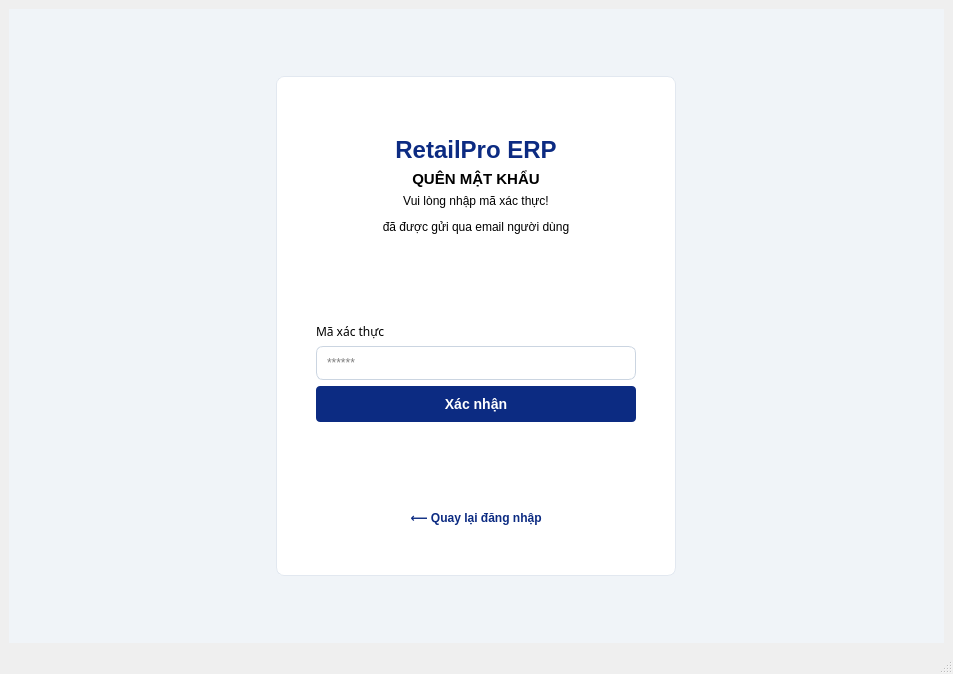
<?xml version="1.0" encoding="UTF-8"?>
<ui version="4.0">
 <class>MainWindow</class>
 <widget class="QMainWindow" name="MainWindow">
  <property name="geometry">
   <rect>
    <x>0</x>
    <y>0</y>
    <width>953</width>
    <height>674</height>
   </rect>
  </property>
  <property name="windowTitle">
   <string>MainWindow</string>
  </property>
  <widget class="QWidget" name="centralwidget">
   <layout class="QGridLayout" name="gridLayout">
    <item row="0" column="0">
     <widget class="QWidget" name="widget" native="true">
      <property name="styleSheet">
       <string notr="true">QWidget {
    background-color: #f0f4f8; /* Màu nền tổng thể */
    font-family: &quot;Segoe UI&quot;, Arial, sans-serif;
}</string>
      </property>
      <layout class="QHBoxLayout" name="horizontalLayout">
       <item>
        <widget class="QFrame" name="frame">
         <property name="maximumSize">
          <size>
           <width>400</width>
           <height>500</height>
          </size>
         </property>
         <property name="styleSheet">
          <string notr="true">#frame {
    background-color: white;
    border-radius: 8px;
    border: 1px solid #e2e8f0;
}</string>
         </property>
         <property name="frameShape">
          <enum>QFrame::StyledPanel</enum>
         </property>
         <property name="frameShadow">
          <enum>QFrame::Raised</enum>
         </property>
         <layout class="QVBoxLayout" name="verticalLayout">
          <property name="spacing">
           <number>10</number>
          </property>
          <property name="leftMargin">
           <number>30</number>
          </property>
          <property name="topMargin">
           <number>30</number>
          </property>
          <property name="rightMargin">
           <number>30</number>
          </property>
          <property name="bottomMargin">
           <number>30</number>
          </property>
          <item>
           <widget class="QFrame" name="frame_2">
            <property name="styleSheet">
             <string notr="true">#frame_2{
		 background-color: white;
}</string>
            </property>
            <property name="frameShape">
             <enum>QFrame::NoFrame</enum>
            </property>
            <property name="frameShadow">
             <enum>QFrame::Raised</enum>
            </property>
            <layout class="QVBoxLayout" name="verticalLayout_2">
             <property name="bottomMargin">
              <number>20</number>
             </property>
             <item alignment="Qt::AlignHCenter">
              <widget class="QLabel" name="label">
               <property name="maximumSize">
                <size>
                 <width>60</width>
                 <height>60</height>
                </size>
               </property>
               <property name="layoutDirection">
                <enum>Qt::LeftToRight</enum>
               </property>
               <property name="styleSheet">
                <string notr="true">background-color: transparent;
border: none;</string>
               </property>
               <property name="text">
                <string/>
               </property>
               <property name="pixmap">
                <pixmap>../../assets/images/logo.png</pixmap>
               </property>
               <property name="scaledContents">
                <bool>true</bool>
               </property>
               <property name="alignment">
                <set>Qt::AlignCenter</set>
               </property>
               <property name="wordWrap">
                <bool>false</bool>
               </property>
              </widget>
             </item>
             <item>
              <widget class="QLabel" name="label_2">
               <property name="styleSheet">
                <string notr="true">background-color: transparent;
border: none;
color: #0c2b82;      /* Màu chữ xanh đậm */
font-size: 24px;     /* Kích thước chữ to */
font-weight: bold;</string>
               </property>
               <property name="text">
                <string>RetailPro ERP</string>
               </property>
               <property name="alignment">
                <set>Qt::AlignCenter</set>
               </property>
              </widget>
             </item>
             <item>
              <widget class="QLabel" name="label_3">
               <property name="styleSheet">
                <string notr="true">background-color: transparent;
border: none;
color: #000000;
font-size: 15px;
font-weight: bold;</string>
               </property>
               <property name="text">
                <string>QUÊN MẬT KHẨU</string>
               </property>
               <property name="alignment">
                <set>Qt::AlignCenter</set>
               </property>
              </widget>
             </item>
             <item>
              <widget class="QLabel" name="label_4">
               <property name="styleSheet">
                <string notr="true">#label_4{
	 background-color: white;
}</string>
               </property>
               <property name="text">
                <string>&lt;html&gt;&lt;head/&gt;&lt;body&gt;&lt;p align=&quot;center&quot;&gt;Vui lòng nhập mã xác thực!&lt;/p&gt;&lt;p align=&quot;center&quot;&gt;đã được gửi qua email người dùng&lt;/p&gt;&lt;/body&gt;&lt;/html&gt;</string>
               </property>
              </widget>
             </item>
             <item>
              <spacer name="verticalSpacer_2">
               <property name="orientation">
                <enum>Qt::Vertical</enum>
               </property>
               <property name="sizeHint" stdset="0">
                <size>
                 <width>20</width>
                 <height>40</height>
                </size>
               </property>
              </spacer>
             </item>
             <item>
              <widget class="QLabel" name="label_5">
               <property name="font">
                <font>
                 <family>Segoe UI,Arial,sans-serif</family>
                </font>
               </property>
               <property name="styleSheet">
                <string notr="true">#label_5{
		 background-color: white;
}</string>
               </property>
               <property name="text">
                <string>Mã xác thực</string>
               </property>
              </widget>
             </item>
             <item>
              <widget class="QLineEdit" name="lineEdit_code">
               <property name="styleSheet">
                <string notr="true">QLineEdit {
    border: 1px solid #cbd5e1;
    border-radius: 7px;
    padding: 8px;
    background-color: #ffffff; /* Đổi nền xám thành trắng */
}</string>
               </property>
               <property name="placeholderText">
                <string>******</string>
               </property>
              </widget>
             </item>
             <item>
              <widget class="QPushButton" name="pushButton_accept">
               <property name="styleSheet">
                <string notr="true">QPushButton {
    background-color: #0c2b82; /* Màu xanh đậm */
    color: white;              /* Chữ màu trắng */
    font-weight: bold;
    font-size: 14px;
    border-radius: 4px;
    padding: 10px;
}
QPushButton:hover {
    background-color: #081d59; /* Đậm hơn chút khi di chuột vào */
}</string>
               </property>
               <property name="text">
                <string>Xác nhận</string>
               </property>
              </widget>
             </item>
             <item>
              <spacer name="verticalSpacer">
               <property name="orientation">
                <enum>Qt::Vertical</enum>
               </property>
               <property name="sizeHint" stdset="0">
                <size>
                 <width>20</width>
                 <height>40</height>
                </size>
               </property>
              </spacer>
             </item>
             <item>
              <widget class="QPushButton" name="pushButton_2">
               <property name="cursor">
                <cursorShape>PointingHandCursor</cursorShape>
               </property>
               <property name="styleSheet">
                <string notr="true">QPushButton {
    background-color: transparent; /* Xóa nền */
    border: none;                  /* Xóa viền */
    color: #0c2b82;                /* Màu xanh đậm giống thiết kế */
    font-weight: bold;             /* In đậm */
    font-size: 12px;
}

/* Hiệu ứng: Khi di chuột vào sẽ xuất hiện gạch chân để giống Link */
QPushButton:hover {
    text-decoration: underline; 
    color: #081d59;
}</string>
               </property>
               <property name="text">
                <string>⟵ Quay lại đăng nhập</string>
               </property>
              </widget>
             </item>
            </layout>
           </widget>
          </item>
         </layout>
        </widget>
       </item>
      </layout>
     </widget>
    </item>
   </layout>
  </widget>
  <widget class="QMenuBar" name="menubar">
   <property name="geometry">
    <rect>
     <x>0</x>
     <y>0</y>
     <width>953</width>
     <height>25</height>
    </rect>
   </property>
  </widget>
  <widget class="QStatusBar" name="statusbar"/>
 </widget>
 <resources/>
 <connections/>
</ui>
